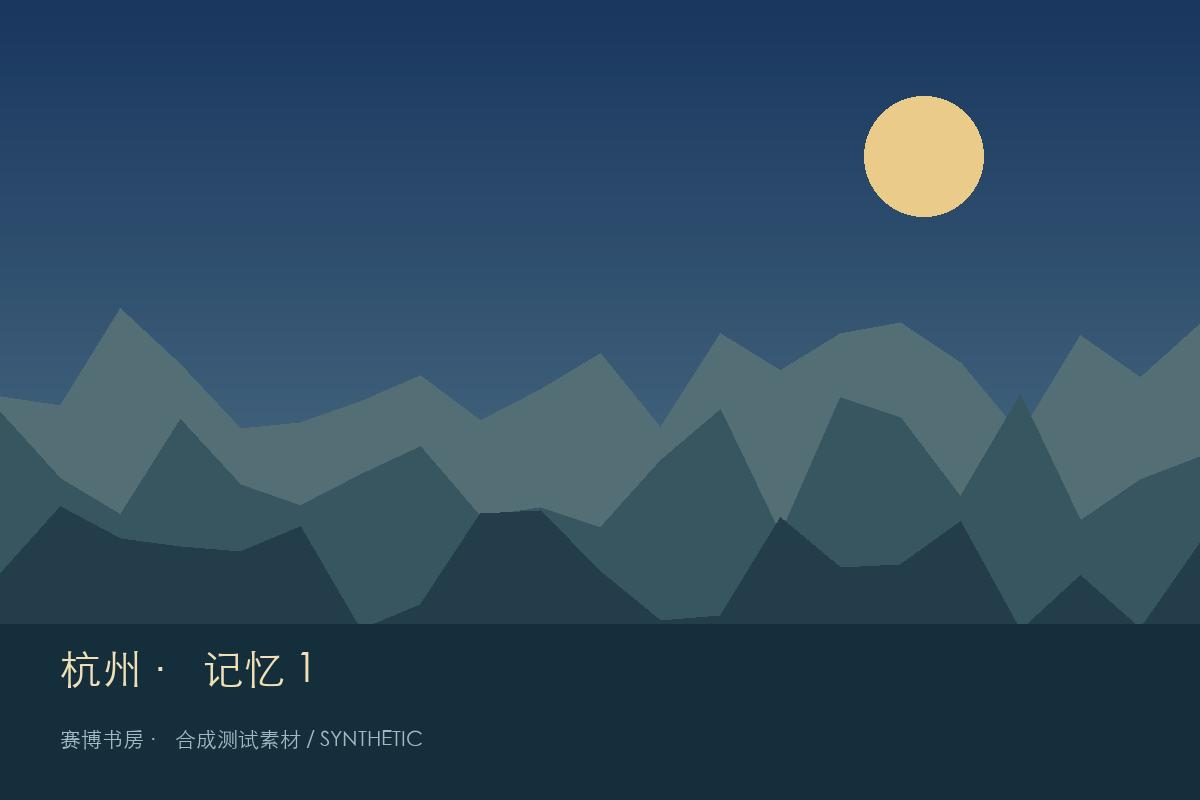
#> input picture 测试样例/01_地球仪/正常照片/旅程1/01_杭州.jpg, 1200 x 800 px
$ python '补充样例.py'
#> lines starting #> are read from the running program, lines starting #| are printed output that depends on the picture
from pathlib import Path
import sys,json,struct,shutil,hashlib,random,io
sys.path.insert(0,'/private/tmp/cyber-fixture-deps')
from PIL import Image,ImageDraw
R=Path(__file__).resolve().parents[1]
def write(rel,data):
 p=R/rel;p.parent.mkdir(parents=True,exist_ok=True);p.write_bytes(data) if isinstance(data,bytes) else p.write_text(data,encoding='utf8');return p
def js(rel,data):return write(rel,json.dumps(data,ensure_ascii=False,indent=2))
# Current globe backup schema, intentionally isolated from real app data.
base=R/'01_地球仪/正常照片/旅程1';photos=[]
for i,p in enumerate(sorted(base.glob('*.jpg'))[:4]):
 b=p.read_bytes();h=hashlib.sha256(b).hexdigest();write(f'11_备份恢复/地球仪_有效/assets/{h}.original',b)
 for kind,size in [('preview',1800),('thumb',360)]:
  im=Image.open(p);im.thumbnail((size,size));buf=io.BytesIO();im.save(buf,format='JPEG');write(f'11_备份恢复/地球仪_有效/assets/{h}.{kind}',buf.getvalue())
#> further down, im is the input picture: PIL image 1200x800 RGB; mean R, G, B 46.4, 73.5, 94.4
 photos.append(dict(id=f'fixture-photo-{i}',hash=h,location='杭州' if i<3 else '',caption=f'合成备份样例{i}',date='2025-03-01',dateSource='exif',latitude=30.2741 if i<3 else None,longitude=120.1551 if i<3 else None,locationSource='exif' if i<3 else 'unknown',locationStatus='confirmed' if i<3 else 'pending',createdAt='2026-11-14T00:00:00Z',deletedAt='2026-11-14T00:01:00Z' if i==2 else None))
backup={'version':2,'photos':photos,'migrations':[]};js('11_备份恢复/地球仪_有效/library.json',backup)
js('11_备份恢复/地球仪_缺原图/library.json',backup)
js('11_备份恢复/地球仪_版本错误/library.json',{'version':999,'photos':[],'migrations':[]})
# No migration injection: exact legacy format supplied for future harness, all source entries fictional.
js('11_备份恢复/旧数据_仅供隔离迁移测试.json',{'cyber-study.space.v1.diary':[{'id':'fixture-diary','text':'合成迁移日记 DIARY-PRIVATE-LEGACY','date':'2025-03-01T02:00:00Z','mood':'平静','photo':''}],'cyber-study.space.v1.knowledge':{'notes':[{'id':'fixture-note','bookId':'fixture-book','bookTitle':'沿河慢行','quote':'城市记忆依赖线索','annotation':'旧版笔记','tags':['迁移测试'],'progress':.5,'source':'沿河慢行','createdAt':'2025-03-01T00:00:00Z','origin':'user'}],'projects':[]}})
# Minimal self-contained GLB cube, one shared mesh across all feature objects.
pos=[(-.5,0,-.5),(.5,0,-.5),(.5,1,-.5),(-.5,1,-.5),(-.5,0,.5),(.5,0,.5),(.5,1,.5),(-.5,1,.5)]
#> pos = [(-0.5, 0, -0.5), (0.5, 0, -0.5), (0.5, 1, -0.5), (-0.5, 1, -0.5), (-0.5, 0, 0.5), (0.5, 0, 0.5), (0.5, 1, 0.5), (-0.5, 1, 0.5)]
indices=[0,2,1,0,3,2,4,5,6,4,6,7,0,1,5,0,5,4,3,7,6,3,6,2,1,2,6,1,6,5,0,4,7,0,7,3]
bin_data=b''.join(struct.pack('<3f',*p) for p in pos)+struct.pack('<36H',*indices)
gltf={'asset':{'version':'2.0','generator':'cyber-study-fixtures'},'scene':0,'scenes':[{'nodes':[0]}],'nodes':[{'mesh':0}],'meshes':[{'primitives':[{'attributes':{'POSITION':0},'indices':1,'material':0}]}],'materials':[{'pbrMetallicRoughness':{'baseColorFactor':[.2,.65,.7,1],'metallicFactor':0,'roughnessFactor':.8},'doubleSided':True}],'buffers':[{'byteLength':len(bin_data)}],'bufferViews':[{'buffer':0,'byteOffset':0,'byteLength':96,'target':34962},{'buffer':0,'byteOffset':96,'byteLength':72,'target':34963}],'accessors':[{'bufferView':0,'componentType':5126,'count':8,'type':'VEC3','min':[-.5,0,-.5],'max':[.5,1,.5]},{'bufferView':1,'componentType':5123,'count':36,'type':'SCALAR'}]}
j=json.dumps(gltf).encode();j+=b' '*((-len(j))%4);glb=struct.pack('<4sII',b'glTF',2,12+8+len(j)+8+len(bin_data))+struct.pack('<I4s',len(j),b'JSON')+j+struct.pack('<I4s',len(bin_data),b'BIN\0')+bin_data
features=['shelf','desk','window','lamp','knowledge','music','movie','diary','memo','globe','typewriter','cat','plant','pet']
scene={'version':1,'name':'测试场景_功能方块阵列','models':[{'id':f,'file':'models/cube.glb','width':.6,'position':[(i%7-3)*1.1,0,-(i//7)*1.5],'feature':f} for i,f in enumerate(features)],'camera':{'position':[0,3,6],'fov':65,'pitch':-.35}}
write('12_场景包/正常功能阵列/models/cube.glb',glb);js('12_场景包/正常功能阵列/scene.json',scene)
for name,mutate in [('重复ID',lambda s:s['models'].append(s['models'][0].copy())),('路径越界',lambda s:s['models'][0].update(file='../outside.glb')),('非法视野',lambda s:s['camera'].update(fov=120)),('缺失模型',lambda s:s['models'][0].update(file='models/missing.glb'))]:
 s=json.loads(json.dumps(scene));mutate(s);js(f'12_场景包/异常/{name}/scene.json',s);write(f'12_场景包/异常/{name}/models/cube.glb',glb)
#> this loop made 4 passes
#> name on passes 1 to 4: '重复ID', '路径越界', '非法视野', '缺失模型'
# Image sizing and transparency
im=Image.new('RGBA',(600,600),(0,0,0,0));d=ImageDraw.Draw(im);d.ellipse((40,40,560,560),fill=(70,170,180,180));p=R/'06_日记便签/透明贴纸.png';im.save(p)
#> after `im = Image.new('RGBA', (600, 600), (0, 0, 0, 0))`: im: PIL image 600x600 RGBA; every value is 0
#> after `im = Image.new('RGBA', (600, 600), (0, 0, 0, 0))`:
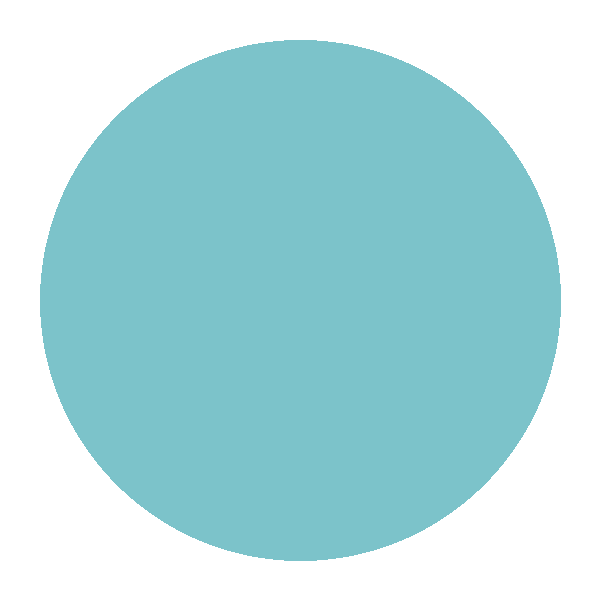
#> saved as 透明贴纸.png: PIL image 600x600 RGBA; mean R, G, B, A 41.4, 100.6, 106.6, 106.6; transparent parts drawn white
rng=random.Random(2026);im=Image.frombytes('RGB',(1100,1100),rng.randbytes(1100*1100*3));im.save(R/'09_异常样例/超过2MB_日记便签限制.png')
#> after `im = Image.frombytes('RGB', (1100, 1100), rng.randbytes(1100 * 1100 * `:
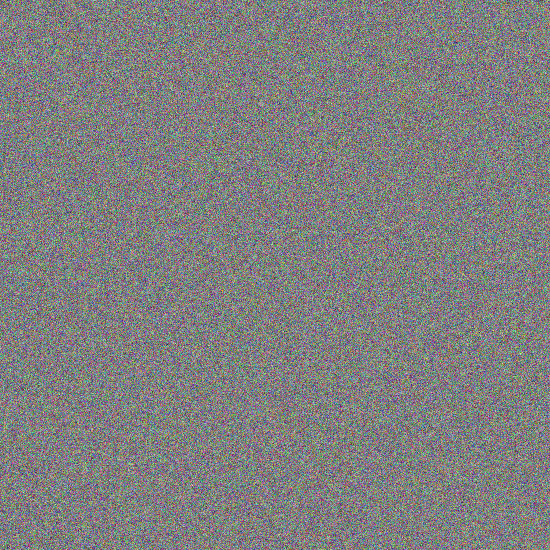
#> im: PIL image 1100x1100 RGB (shown at 1/2 size); mean R, G, B 127.6, 127.5, 127.4
p=R/'09_异常样例/超过80MB_照片大小限制.jpg'
with p.open('wb') as f:f.write((base/'01_杭州.jpg').read_bytes());f.seek(81*1024*1024-1);f.write(b'\0')
# Distinct large-list records; these require future adapters, never injected into storage.
js('08_批量压力/知识记录1000_契约样例.json',[{'id':f'LOAD-{i:04d}','title':f'城市记忆笔记 {i:04d}','body':f'唯一检索词 LOAD-NOTE-{i:04d}。注意力、旅行与回忆。','project':f'项目{i%10}','tags':[f'主题{i%20}'],'sourceId':f'P{i%6+1:02d}','aiAllowed':i%10!=0} for i in range(1000)])
write('02_学术/题录/测试作者年份.csl','''<?xml version="1.0" encoding="utf-8"?>
<style xmlns="http://purl.org/net/xbiblio/csl" version="1.0" class="in-text" default-locale="zh-CN"><info><title>Cyber Study Test Author Year</title><id>https://example.invalid/styles/cyber-study-test</id><updated>2026-11-14T00:00:00+00:00</updated></info><citation><layout prefix="(" suffix=")" delimiter="; "><group delimiter=", "><names variable="author"><name form="short"/></names><date variable="issued"><date-part name="year"/></date></group></layout></citation><bibliography><layout><group delimiter=". "><names variable="author"><name/></names><date variable="issued"><date-part name="year"/></date><text variable="title"/></group></layout></bibliography></style>''')
print('Supplementary assets created')
